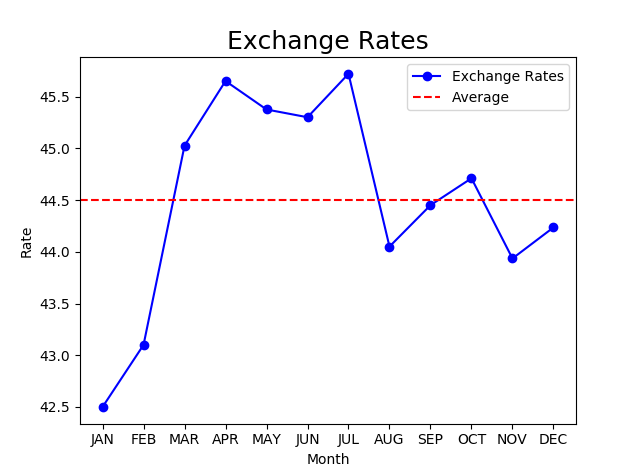

The script that drew this image:
""" Exchange """
import matplotlib.pyplot as plt
def main():
    """ function """
    x = ["JAN", "FEB", "MAR", "APR", "MAY", "JUN",\
     "JUL", "AUG", "SEP", "OCT", "NOV", "DEC"]
    y = [42.5, 43.1, 45.025, 45.65, 45.375, 45.3, 45.72, 44.05, 44.45, 44.71, 43.935, 44.235]#input rate exchange
    avg = sum(y)/12
    plt.plot(x, y, color="blue", marker="o", label="Exchange Rates")
    plt.axhline(avg, color="red", linestyle="--", label="Average")
    plt.title("Exchange Rates", color="black", fontsize=18)
    plt.ylabel("Rate")
    plt.xlabel("Month")
    plt.legend()
    plt.show()
main()
